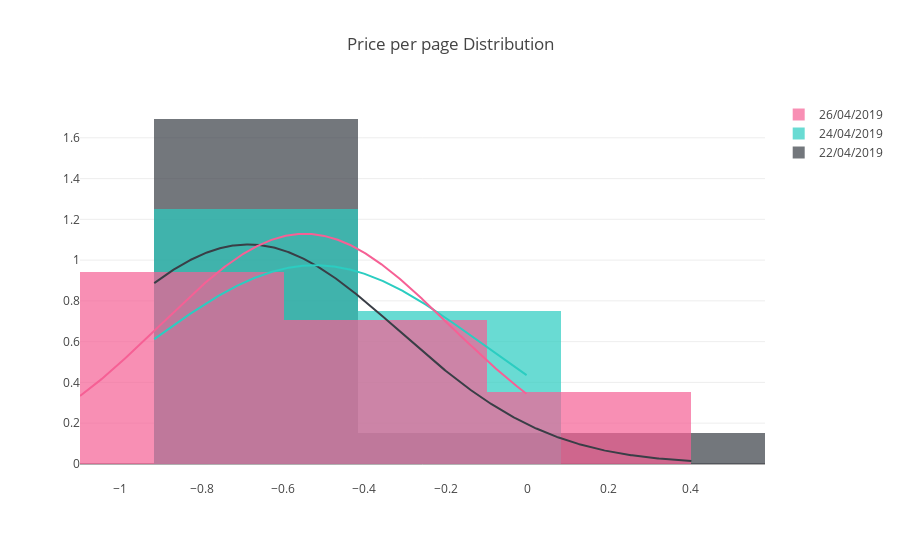

Notebook source saved alongside this figure:
### Code cell
df_1 = df.loc[df['วันที่'] == '22/04/2019']
df_2 = df.loc[df['วันที่'] == '24/04/2019']
df_3 = df.loc[df['วันที่'] == '26/04/2019']

data = [
    np.log(df_1['ต่อจำนวนหน้า']),
    np.log(df_2['ต่อจำนวนหน้า']),
    np.log(df_3['ต่อจำนวนหน้า'])
]
date = [
    '22/04/2019',
    '24/04/2019',
    '26/04/2019'
]

colors = ['#393E46', '#2BCDC1', '#F66095']

fig = ff.create_distplot(data ,date, bin_size=.5, curve_type='normal', colors=colors, show_rug=False)
fig['layout'].update(title='Price per page Distribution')
iplot(fig)

### Figure 1 — Plotly figure (JSON) as saved in the notebook; plotly's stock layout.template omitted (floating-point values rounded to 4 significant figures; data arrays with more than 128 entries replaced by an {"elided": "..."} marker saying what was removed)
{"data": [{"histnorm": "probability density", "legendgroup": "22/04/2019", "marker": {"color": "#393E46"}, "name": "22/04/2019", "opacity": 0.7, "type": "histogram", "uid": "bab3ad0f-4b31-46da-8ead-9ab3649978c5", "x": [-0.9163, -0.6013, -0.6931, -0.6931, 0.4055, -0.6931, -0.2231, -0.9163, -0.9163, -0.9163, -0.9163, -0.9163, -0.9163], "xaxis": "x", "xbins": {"end": 0.4055, "size": 0.5, "start": -0.9163}, "yaxis": "y"}, {"histnorm": "probability density", "legendgroup": "24/04/2019", "marker": {"color": "#2BCDC1"}, "name": "24/04/2019", "opacity": 0.7, "type": "histogram", "uid": "9ebc0d06-b004-4422-a3fc-d99be9702eb7", "x": [-0.6931, -0.8473, -0.9163, 0, 0, 0, -0.7985, -0.9163], "xaxis": "x", "xbins": {"end": 0, "size": 0.5, "start": -0.9163}, "yaxis": "y"}, {"histnorm": "probability density", "legendgroup": "26/04/2019", "marker": {"color": "#F66095"}, "name": "26/04/2019", "opacity": 0.7, "type": "histogram", "uid": "61b5ca01-b609-48f3-91c3-91d279ae2a5d", "x": [-1.099, -0.2231, -0.9808, -0.4055, -0.4055, -0.9163, 0, -0.4055, -0.4055, -0.8473, 0, -0.8961, -0.4055, -0.9163, -0.6931, -0.6931, 0], "xaxis": "x", "xbins": {"end": 0, "size": 0.5, "start": -1.099}, "yaxis": "y"}, {"legendgroup": "22/04/2019", "marker": {"color": "#393E46"}, "mode": "lines", "name": "22/04/2019", "showlegend": false, "type": "scatter", "uid": "ad2dfaa0-07e1-4312-9c46-303d8822367c", "x": {"elided": "500 float values"}, "xaxis": "x", "y": {"elided": "500 float values"}, "yaxis": "y"}, {"legendgroup": "24/04/2019", "marker": {"color": "#2BCDC1"}, "mode": "lines", "name": "24/04/2019", "showlegend": false, "type": "scatter", "uid": "ad5feec9-8e4e-4cf1-bd11-0f7082a4e27d", "x": {"elided": "500 float values"}, "xaxis": "x", "y": {"elided": "500 float values"}, "yaxis": "y"}, {"legendgroup": "26/04/2019", "marker": {"color": "#F66095"}, "mode": "lines", "name": "26/04/2019", "showlegend": false, "type": "scatter", "uid": "db88eb79-3904-4616-a80f-44219564346c", "x": {"elided": "500 float values"}, "xaxis": "x", "y": {"elided": "500 float values"}, "yaxis": "y"}], "layout": {"autosize": true, "barmode": "overlay", "hovermode": "closest", "legend": {"traceorder": "reversed"}, "title": {"text": "Price per page Distribution"}, "xaxis": {"anchor": "y2", "autorange": true, "domain": [0, 1], "range": [-1.099, 0.5837], "type": "linear", "zeroline": false}, "yaxis": {"anchor": "free", "autorange": true, "domain": [0, 1], "position": 0, "range": [-0.07884, 1.786], "type": "linear"}}}
